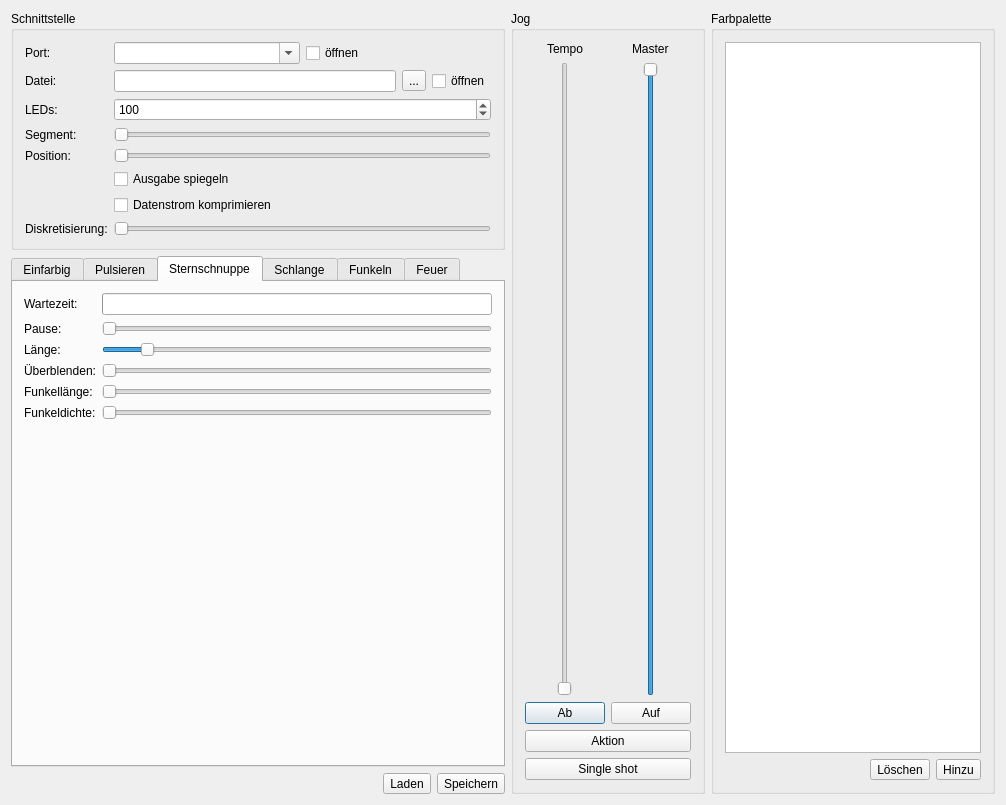
<?xml version="1.0" encoding="UTF-8"?>
<ui version="4.0">
 <class>Dialog</class>
 <widget class="QDialog" name="Dialog">
  <property name="geometry">
   <rect>
    <x>0</x>
    <y>0</y>
    <width>1006</width>
    <height>805</height>
   </rect>
  </property>
  <property name="windowTitle">
   <string>Lichter</string>
  </property>
  <layout class="QHBoxLayout" name="horizontalLayout_5" stretch="1,0,0">
   <item>
    <layout class="QVBoxLayout" name="verticalLayout_3">
     <item>
      <layout class="QVBoxLayout" name="verticalLayout_2">
       <item>
        <widget class="QGroupBox" name="portBox">
         <property name="title">
          <string>Schnittstelle</string>
         </property>
         <layout class="QFormLayout" name="formLayout">
          <item row="0" column="0">
           <widget class="QLabel" name="portLabel">
            <property name="text">
             <string>Port:</string>
            </property>
           </widget>
          </item>
          <item row="0" column="1">
           <layout class="QHBoxLayout" name="horizontalLayout">
            <item>
             <widget class="QComboBox" name="portComboBox">
              <property name="editable">
               <bool>true</bool>
              </property>
             </widget>
            </item>
            <item>
             <widget class="QCheckBox" name="connectCheckBox">
              <property name="text">
               <string>öffnen</string>
              </property>
             </widget>
            </item>
           </layout>
          </item>
          <item row="1" column="0">
           <widget class="QLabel" name="fileLabel">
            <property name="text">
             <string>Datei:</string>
            </property>
           </widget>
          </item>
          <item row="1" column="1">
           <layout class="QHBoxLayout" name="horizontalLayout_3">
            <item>
             <widget class="QLineEdit" name="fileEdit"/>
            </item>
            <item>
             <widget class="QToolButton" name="browseFileButton">
              <property name="text">
               <string>...</string>
              </property>
             </widget>
            </item>
            <item>
             <widget class="QCheckBox" name="fileCheckBox">
              <property name="text">
               <string>öffnen</string>
              </property>
             </widget>
            </item>
           </layout>
          </item>
          <item row="2" column="0">
           <widget class="QLabel" name="ledsLabel">
            <property name="text">
             <string>LEDs:</string>
            </property>
           </widget>
          </item>
          <item row="2" column="1">
           <widget class="QSpinBox" name="ledsSpinBox">
            <property name="minimum">
             <number>1</number>
            </property>
            <property name="maximum">
             <number>512</number>
            </property>
            <property name="value">
             <number>100</number>
            </property>
           </widget>
          </item>
          <item row="3" column="0">
           <widget class="QLabel" name="segmentLabel">
            <property name="text">
             <string>Segment:</string>
            </property>
           </widget>
          </item>
          <item row="3" column="1">
           <widget class="QSlider" name="segmentSlider">
            <property name="orientation">
             <enum>Qt::Horizontal</enum>
            </property>
           </widget>
          </item>
          <item row="4" column="0">
           <widget class="QLabel" name="positionLabel">
            <property name="text">
             <string>Position:</string>
            </property>
           </widget>
          </item>
          <item row="4" column="1">
           <widget class="QSlider" name="positionSlider">
            <property name="orientation">
             <enum>Qt::Horizontal</enum>
            </property>
           </widget>
          </item>
          <item row="5" column="1">
           <widget class="QCheckBox" name="reverseCheckBox">
            <property name="text">
             <string>Ausgabe spiegeln</string>
            </property>
           </widget>
          </item>
          <item row="6" column="1">
           <widget class="QCheckBox" name="compressCheckBox">
            <property name="text">
             <string>Datenstrom komprimieren</string>
            </property>
           </widget>
          </item>
          <item row="7" column="0">
           <widget class="QLabel" name="discretizeLabel">
            <property name="text">
             <string>Diskretisierung:</string>
            </property>
           </widget>
          </item>
          <item row="7" column="1">
           <widget class="QSlider" name="discretizeSlider">
            <property name="maximum">
             <number>100</number>
            </property>
            <property name="orientation">
             <enum>Qt::Horizontal</enum>
            </property>
           </widget>
          </item>
         </layout>
        </widget>
       </item>
       <item>
        <widget class="QTabWidget" name="tabWidget">
         <property name="currentIndex">
          <number>2</number>
         </property>
         <widget class="QWidget" name="singleColorTab">
          <attribute name="title">
           <string>Einfarbig</string>
          </attribute>
          <layout class="QFormLayout" name="formLayout_2">
           <item row="0" column="0">
            <widget class="QLabel" name="redLabel">
             <property name="text">
              <string>Rot:</string>
             </property>
            </widget>
           </item>
           <item row="0" column="1">
            <widget class="QSlider" name="redSlider">
             <property name="maximum">
              <number>255</number>
             </property>
             <property name="value">
              <number>201</number>
             </property>
             <property name="orientation">
              <enum>Qt::Horizontal</enum>
             </property>
            </widget>
           </item>
           <item row="1" column="0">
            <widget class="QLabel" name="greenLabel">
             <property name="text">
              <string>Grün:</string>
             </property>
            </widget>
           </item>
           <item row="1" column="1">
            <widget class="QSlider" name="greenSlider">
             <property name="maximum">
              <number>255</number>
             </property>
             <property name="value">
              <number>218</number>
             </property>
             <property name="orientation">
              <enum>Qt::Horizontal</enum>
             </property>
            </widget>
           </item>
           <item row="2" column="0">
            <widget class="QLabel" name="blueLabel">
             <property name="text">
              <string>Blau:</string>
             </property>
            </widget>
           </item>
           <item row="2" column="1">
            <widget class="QSlider" name="blueSlider">
             <property name="maximum">
              <number>255</number>
             </property>
             <property name="orientation">
              <enum>Qt::Horizontal</enum>
             </property>
            </widget>
           </item>
           <item row="3" column="0">
            <widget class="QLabel" name="hueLabel">
             <property name="text">
              <string>Farbton:</string>
             </property>
            </widget>
           </item>
           <item row="3" column="1">
            <widget class="QSlider" name="hueSlider">
             <property name="maximum">
              <number>255</number>
             </property>
             <property name="orientation">
              <enum>Qt::Horizontal</enum>
             </property>
             <property name="tickPosition">
              <enum>QSlider::TicksBothSides</enum>
             </property>
            </widget>
           </item>
           <item row="4" column="0">
            <widget class="QLabel" name="satLabel">
             <property name="text">
              <string>Sättigung:</string>
             </property>
            </widget>
           </item>
           <item row="4" column="1">
            <widget class="QSlider" name="satSlider">
             <property name="maximum">
              <number>255</number>
             </property>
             <property name="orientation">
              <enum>Qt::Horizontal</enum>
             </property>
            </widget>
           </item>
           <item row="5" column="0">
            <widget class="QLabel" name="valueLabel">
             <property name="text">
              <string>Wert:</string>
             </property>
            </widget>
           </item>
           <item row="5" column="1">
            <widget class="QSlider" name="valueSlider">
             <property name="maximum">
              <number>255</number>
             </property>
             <property name="orientation">
              <enum>Qt::Horizontal</enum>
             </property>
            </widget>
           </item>
           <item row="6" column="1">
            <widget class="QToolButton" name="singleColorToPaletteButton">
             <property name="text">
              <string>zur Palette</string>
             </property>
            </widget>
           </item>
          </layout>
         </widget>
         <widget class="QWidget" name="pulseTab">
          <attribute name="title">
           <string>Pulsieren</string>
          </attribute>
          <layout class="QFormLayout" name="formLayout_3">
           <property name="fieldGrowthPolicy">
            <enum>QFormLayout::AllNonFixedFieldsGrow</enum>
           </property>
           <item row="0" column="0">
            <widget class="QLabel" name="pulseIntensityProgressLabel">
             <property name="text">
              <string>Intensität</string>
             </property>
            </widget>
           </item>
           <item row="0" column="1">
            <widget class="QProgressBar" name="pulseIntensityProgressBar">
             <property name="maximum">
              <number>1000</number>
             </property>
             <property name="textVisible">
              <bool>false</bool>
             </property>
            </widget>
           </item>
           <item row="1" column="0">
            <widget class="QLabel" name="pulsePauseProgressLabel">
             <property name="text">
              <string>Wartezeit:</string>
             </property>
            </widget>
           </item>
           <item row="1" column="1">
            <widget class="QProgressBar" name="pulsePauseProgressBar">
             <property name="textVisible">
              <bool>false</bool>
             </property>
            </widget>
           </item>
           <item row="2" column="0">
            <widget class="QLabel" name="pulsePauseLabel">
             <property name="text">
              <string>Pause:</string>
             </property>
            </widget>
           </item>
           <item row="2" column="1">
            <widget class="QSlider" name="pulsePauseSlider">
             <property name="maximum">
              <number>10000</number>
             </property>
             <property name="orientation">
              <enum>Qt::Horizontal</enum>
             </property>
            </widget>
           </item>
          </layout>
         </widget>
         <widget class="QWidget" name="shootingStarTab">
          <attribute name="title">
           <string>Sternschnuppe</string>
          </attribute>
          <layout class="QFormLayout" name="formLayout_4">
           <item row="0" column="0">
            <widget class="QLabel" name="shootingStarPauseProgressLabel">
             <property name="text">
              <string>Wartezeit:</string>
             </property>
            </widget>
           </item>
           <item row="0" column="1">
            <widget class="QProgressBar" name="shootingStarPauseProgressBar">
             <property name="textVisible">
              <bool>false</bool>
             </property>
            </widget>
           </item>
           <item row="1" column="0">
            <widget class="QLabel" name="shootingStarPauseLabel">
             <property name="text">
              <string>Pause:</string>
             </property>
            </widget>
           </item>
           <item row="1" column="1">
            <widget class="QSlider" name="shootingStarPauseSlider">
             <property name="maximum">
              <number>10000</number>
             </property>
             <property name="orientation">
              <enum>Qt::Horizontal</enum>
             </property>
            </widget>
           </item>
           <item row="2" column="0">
            <widget class="QLabel" name="shootingStarLengthLabel">
             <property name="text">
              <string>Länge:</string>
             </property>
            </widget>
           </item>
           <item row="2" column="1">
            <widget class="QSlider" name="shootingStarLengthSlider">
             <property name="minimum">
              <number>0</number>
             </property>
             <property name="maximum">
              <number>100</number>
             </property>
             <property name="value">
              <number>10</number>
             </property>
             <property name="orientation">
              <enum>Qt::Horizontal</enum>
             </property>
            </widget>
           </item>
           <item row="3" column="0">
            <widget class="QLabel" name="shootingStarFadingLabel">
             <property name="text">
              <string>Überblenden:</string>
             </property>
            </widget>
           </item>
           <item row="3" column="1">
            <widget class="QSlider" name="shootingStarFadingSlider">
             <property name="maximum">
              <number>100</number>
             </property>
             <property name="orientation">
              <enum>Qt::Horizontal</enum>
             </property>
            </widget>
           </item>
           <item row="4" column="0">
            <widget class="QLabel" name="shootingStarSparklingLengthLabel">
             <property name="text">
              <string>Funkellänge:</string>
             </property>
            </widget>
           </item>
           <item row="4" column="1">
            <widget class="QSlider" name="shootingStarSparklingLengthSlider">
             <property name="minimum">
              <number>0</number>
             </property>
             <property name="maximum">
              <number>100</number>
             </property>
             <property name="orientation">
              <enum>Qt::Horizontal</enum>
             </property>
            </widget>
           </item>
           <item row="5" column="0">
            <widget class="QLabel" name="shootingStarSparklingCountLabel">
             <property name="text">
              <string>Funkeldichte:</string>
             </property>
            </widget>
           </item>
           <item row="5" column="1">
            <widget class="QSlider" name="shootingStarSparklingCountSlider">
             <property name="maximum">
              <number>100</number>
             </property>
             <property name="orientation">
              <enum>Qt::Horizontal</enum>
             </property>
            </widget>
           </item>
          </layout>
         </widget>
         <widget class="QWidget" name="snakeTab">
          <attribute name="title">
           <string>Schlange</string>
          </attribute>
          <layout class="QFormLayout" name="formLayout_7">
           <item row="0" column="0">
            <widget class="QLabel" name="snakeLengthLabel">
             <property name="text">
              <string>Länge:</string>
             </property>
            </widget>
           </item>
           <item row="0" column="1">
            <widget class="QSlider" name="snakeLengthSlider">
             <property name="minimum">
              <number>0</number>
             </property>
             <property name="maximum">
              <number>100</number>
             </property>
             <property name="value">
              <number>10</number>
             </property>
             <property name="orientation">
              <enum>Qt::Horizontal</enum>
             </property>
            </widget>
           </item>
           <item row="1" column="0">
            <widget class="QLabel" name="snakeFadingLabel">
             <property name="text">
              <string>Überblenden:</string>
             </property>
            </widget>
           </item>
           <item row="1" column="1">
            <widget class="QSlider" name="snakeFadingSlider">
             <property name="maximum">
              <number>100</number>
             </property>
             <property name="orientation">
              <enum>Qt::Horizontal</enum>
             </property>
            </widget>
           </item>
          </layout>
         </widget>
         <widget class="QWidget" name="sparklingTab">
          <attribute name="title">
           <string>Funkeln</string>
          </attribute>
          <layout class="QFormLayout" name="formLayout_5">
           <item row="0" column="0">
            <widget class="QLabel" name="sparklingCountLabel">
             <property name="text">
              <string>Funkeldichte:</string>
             </property>
            </widget>
           </item>
           <item row="0" column="1">
            <widget class="QSlider" name="sparklingCountSlider">
             <property name="maximum">
              <number>100</number>
             </property>
             <property name="orientation">
              <enum>Qt::Horizontal</enum>
             </property>
            </widget>
           </item>
           <item row="1" column="0">
            <widget class="QLabel" name="sparklingDurationLabel">
             <property name="text">
              <string>Funkeldauer:</string>
             </property>
            </widget>
           </item>
           <item row="1" column="1">
            <widget class="QSlider" name="sparklingDurationSlider">
             <property name="minimum">
              <number>1</number>
             </property>
             <property name="maximum">
              <number>255</number>
             </property>
             <property name="orientation">
              <enum>Qt::Horizontal</enum>
             </property>
            </widget>
           </item>
           <item row="2" column="1">
            <widget class="QCheckBox" name="sparklingFadeCheckBox">
             <property name="text">
              <string>Ausblenden</string>
             </property>
            </widget>
           </item>
          </layout>
         </widget>
         <widget class="QWidget" name="fireTab">
          <attribute name="title">
           <string>Feuer</string>
          </attribute>
          <layout class="QFormLayout" name="formLayout_6">
           <item row="0" column="0">
            <widget class="QLabel" name="fireIntensityLabel">
             <property name="text">
              <string>Intensität:</string>
             </property>
            </widget>
           </item>
           <item row="0" column="1">
            <widget class="QSlider" name="fireIntensitySlider">
             <property name="maximum">
              <number>50</number>
             </property>
             <property name="orientation">
              <enum>Qt::Horizontal</enum>
             </property>
            </widget>
           </item>
           <item row="1" column="0">
            <widget class="QLabel" name="fireCoolingLabel">
             <property name="text">
              <string>Auskühlung:</string>
             </property>
            </widget>
           </item>
           <item row="1" column="1">
            <widget class="QSlider" name="fireCoolingSlider">
             <property name="maximum">
              <number>25</number>
             </property>
             <property name="value">
              <number>12</number>
             </property>
             <property name="orientation">
              <enum>Qt::Horizontal</enum>
             </property>
            </widget>
           </item>
          </layout>
         </widget>
        </widget>
       </item>
      </layout>
     </item>
     <item>
      <layout class="QHBoxLayout" name="horizontalLayout_4">
       <item>
        <spacer name="horizontalSpacer_2">
         <property name="orientation">
          <enum>Qt::Horizontal</enum>
         </property>
         <property name="sizeHint" stdset="0">
          <size>
           <width>40</width>
           <height>20</height>
          </size>
         </property>
        </spacer>
       </item>
       <item>
        <widget class="QToolButton" name="loadSettingsButton">
         <property name="text">
          <string>Laden</string>
         </property>
        </widget>
       </item>
       <item>
        <widget class="QToolButton" name="saveSettingsButton">
         <property name="text">
          <string>Speichern</string>
         </property>
        </widget>
       </item>
      </layout>
     </item>
    </layout>
   </item>
   <item>
    <widget class="QGroupBox" name="jogBox">
     <property name="title">
      <string>Jog</string>
     </property>
     <layout class="QGridLayout" name="gridLayout">
      <item row="0" column="0" alignment="Qt::AlignHCenter">
       <widget class="QLabel" name="tempoLabel">
        <property name="text">
         <string>Tempo</string>
        </property>
       </widget>
      </item>
      <item row="0" column="1" alignment="Qt::AlignHCenter">
       <widget class="QLabel" name="masterLabel">
        <property name="text">
         <string>Master</string>
        </property>
       </widget>
      </item>
      <item row="1" column="0" alignment="Qt::AlignHCenter">
       <widget class="QSlider" name="speedSlider">
        <property name="minimum">
         <number>1</number>
        </property>
        <property name="maximum">
         <number>300</number>
        </property>
        <property name="orientation">
         <enum>Qt::Vertical</enum>
        </property>
       </widget>
      </item>
      <item row="1" column="1" alignment="Qt::AlignHCenter">
       <widget class="QSlider" name="masterSlider">
        <property name="maximum">
         <number>255</number>
        </property>
        <property name="value">
         <number>255</number>
        </property>
        <property name="orientation">
         <enum>Qt::Vertical</enum>
        </property>
       </widget>
      </item>
      <item row="2" column="0">
       <widget class="QPushButton" name="dimDownButton">
        <property name="text">
         <string>Ab</string>
        </property>
        <property name="shortcut">
         <string>Ctrl+D</string>
        </property>
        <property name="checkable">
         <bool>true</bool>
        </property>
       </widget>
      </item>
      <item row="2" column="1">
       <widget class="QPushButton" name="dimUpButton">
        <property name="text">
         <string>Auf</string>
        </property>
        <property name="shortcut">
         <string>Ctrl+E</string>
        </property>
        <property name="checkable">
         <bool>true</bool>
        </property>
       </widget>
      </item>
      <item row="3" column="0" colspan="2">
       <widget class="QPushButton" name="startButton">
        <property name="text">
         <string>Aktion</string>
        </property>
        <property name="checkable">
         <bool>true</bool>
        </property>
       </widget>
      </item>
      <item row="4" column="0" colspan="2">
       <widget class="QPushButton" name="singleShotButton">
        <property name="text">
         <string>Single shot</string>
        </property>
        <property name="checkable">
         <bool>true</bool>
        </property>
       </widget>
      </item>
     </layout>
    </widget>
   </item>
   <item>
    <widget class="QGroupBox" name="paletteBox">
     <property name="title">
      <string>Farbpalette</string>
     </property>
     <layout class="QVBoxLayout" name="verticalLayout">
      <item>
       <widget class="QListWidget" name="paletteList">
        <property name="editTriggers">
         <set>QAbstractItemView::EditKeyPressed|QAbstractItemView::SelectedClicked</set>
        </property>
        <property name="selectionMode">
         <enum>QAbstractItemView::ExtendedSelection</enum>
        </property>
       </widget>
      </item>
      <item>
       <layout class="QHBoxLayout" name="horizontalLayout_2">
        <item>
         <spacer name="horizontalSpacer">
          <property name="orientation">
           <enum>Qt::Horizontal</enum>
          </property>
          <property name="sizeHint" stdset="0">
           <size>
            <width>40</width>
            <height>20</height>
           </size>
          </property>
         </spacer>
        </item>
        <item>
         <widget class="QToolButton" name="paletteRemoveButton">
          <property name="text">
           <string>Löschen</string>
          </property>
         </widget>
        </item>
        <item>
         <widget class="QToolButton" name="paletteAddButton">
          <property name="text">
           <string>Hinzu</string>
          </property>
         </widget>
        </item>
       </layout>
      </item>
     </layout>
    </widget>
   </item>
  </layout>
 </widget>
 <layoutdefault spacing="6" margin="11"/>
 <resources/>
 <connections/>
</ui>
